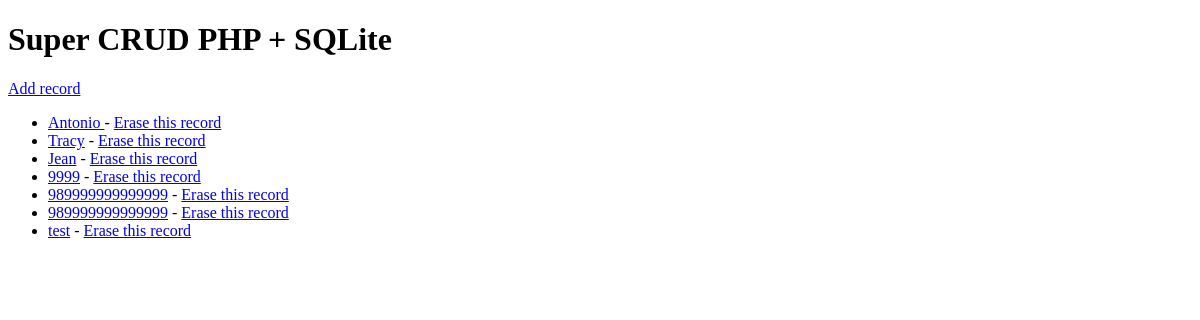
The app's page /, older data.
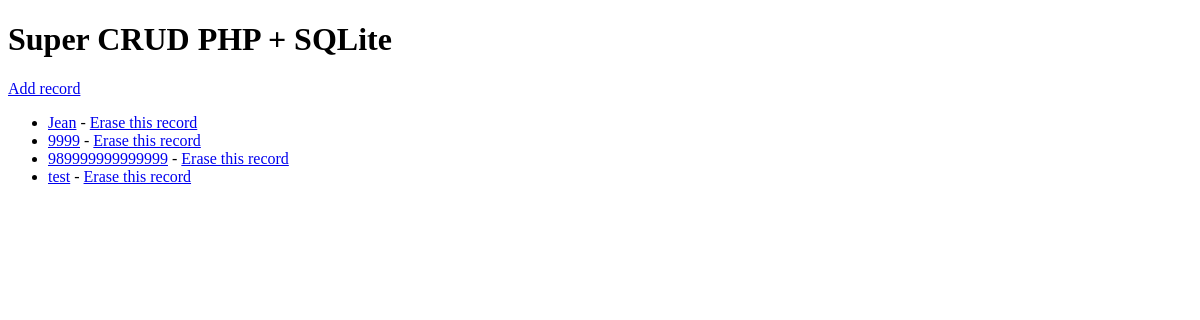
The same page, newer data.
### tables this page shows
CREATE TABLE "students_tb" (
	"id"	INTEGER NOT NULL UNIQUE,
	"sname"	TEXT NOT NULL,
	"score"	INTEGER NOT NULL,
	PRIMARY KEY("id" AUTOINCREMENT)
);

### index.php (the view, shortened to what this page needs)
<!DOCTYPE html>
<html lang="en">
<head>
</head>
<body>
    <h1>Super CRUD PHP + SQLite</h1>
    <div>
        <a href="/add.php" title="Add record">Add record</a>
    </div>
    <?php
        $pdo = new PDO("sqlite:database.db");
        $statement = $pdo->query("SELECT * FROM students_tb");
        $students = $statement->fetchAll(PDO::FETCH_ASSOC);
        echo "<ul>";
        foreach($students as $row => $student) {
            echo "<li><a href=\"/view.php?id=" . $student['id']  . "\">" . $student['sname'] . "</a> - <a href='delete.php?id=" . $student['id']  . "'>Erase this record</a></li>";
        }
        echo "</ul>";
    ?>
</body>
</html>

Row changes from the older to the newer data that the page shows:
removed students_tb: sname "Antonio"
removed students_tb: sname "Tracy"
removed students_tb: sname "989999999999999"
